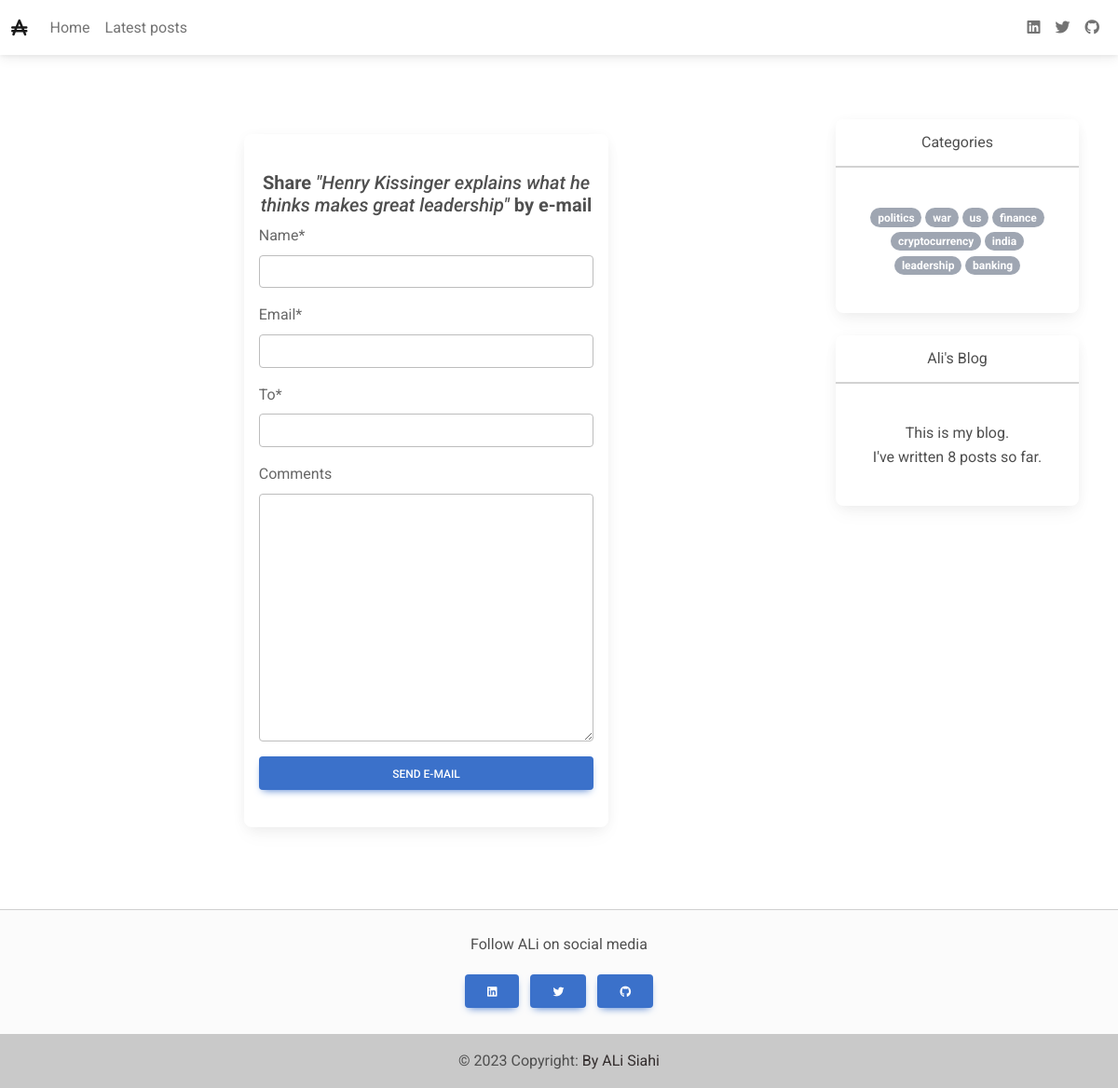
/3/share/, run on the app's committed database.
### blog/models.py (models this page shows, shortened)
class Post(models.Model):
    class Status(models.TextChoices):
        DRAFT = 'DF', 'Draft'
        PUBLISHED = 'PB', 'Published'
    title = models.CharField(max_length=250)
    slug = models.SlugField(max_length=250)
    author = models.ForeignKey(User, on_delete=models.CASCADE, related_name='blog_posts')
    body = models.TextField()
    publish = models.DateTimeField(default=timezone.now)
    created = models.DateTimeField(auto_now_add=True)
    updated = models.DateTimeField(auto_now=True)
    status = models.CharField(max_length=2, choices=Status.choices, default=Status.DRAFT)
    cover = models.ImageField(upload_to='images/', default='images/ph.png')
    objects = models.Manager()
    published = PublishedManager()
    tags = TaggableManager()
    class Meta:
        ordering = ['-publish']
        indexes = [
            models.Index(fields=['-publish']),
        ]

### blog/views.py (the view)
# urls.py: path('<int:post_id>/share/', views.post_share, name='post_share'),
def post_share(request, post_id):
    tagzzz = Tag.objects.all()
    post = get_object_or_404(Post, id=post_id, status=Post.Status.PUBLISHED)
    if request.method == 'POST':
        form = EmailPostForm(request.POST)
        if form.is_valid():
            cd = form.cleaned_data
            post_url = request.build_absolute_uri(post.get_absolute_url())
            subject = f"{cd['name']} recommends you read " f"{post.title}"
            message = f"Read {post.title} at {post_url}\n\n" f"{cd['name']}\'s comments: {cd['comments']}"
            send_mail(subject, message, 'your_account@gmail.com', [cd['to']])
            sent = True
            messages.success(request, "Email was successfully sent to {}".format(cd['to']), 'success')
            return redirect(post.get_absolute_url())
    else:
        form = EmailPostForm()
    return render(request, 'blog/post/share.html', {'post': post, 'form': form, 'tagzzz':tagzzz})

### blog/forms.py
class EmailPostForm(forms.Form):
    name = forms.CharField(max_length=25, widget=forms.TextInput(attrs={"class":"form-control"}))
    email = forms.EmailField(widget=forms.EmailInput(attrs={"class":"form-control"}))
    to = forms.EmailField(widget=forms.EmailInput(attrs={"class":"form-control"}))
    comments = forms.CharField(required=False, widget=forms.Textarea(attrs={"class":"form-control"}))

### blog/models.py (called while the page is built)
    def get_queryset(self):
        return super().get_queryset().filter(status=Post.Status.PUBLISHED)

### blog/templatetags/blog_tags.py (called while the page is built)
@register.simple_tag
def total_posts():
    return Post.published.count()

### blog/templates/blog/post/share.html (shortened to what this page needs)
{% extends "blog/base.html" %}
{% load crispy_forms_tags %}
{% block content %}
<div class="d-flex align-items-center h-100">
    <div class="container">
        <div class="row justify-content-center">
            <div class="col-12 col-md-8 col-lg-6">
                <form method="post" class="card p-3 my-3">
                    <h5 class="text-center mt-4"><strong>Share</strong> <i>"{{ post.title }}"</i> <strong>by e-mail</strong></h5>
                    {{ form|crispy }}
                    <button type="submit" class="btn btn-primary btn-block mb-4">Send E-mail</button>
                </form>
            </div>
        </div>
    </div>
</div>
{% endblock %}

### blog/templates/blog/base.html (shortened to what this page needs)
{% load blog_tags %}
<!DOCTYPE html>
<html lang="en">
<head>
    <link
    href="https://cdnjs.cloudflare.com/ajax/libs/font-awesome/6.0.0/css/all.min.css"
    rel="stylesheet"
    />
    <link
    href="https://cdnjs.cloudflare.com/ajax/libs/mdb-ui-kit/6.3.0/mdb.min.css"
    rel="stylesheet"
    />
</head>
<body>
  <header class="mb-10">
    <nav class="navbar navbar-expand-lg navbar-light bg-white fixed-top">
      <div class="container-fluid">
        <a class="navbar-brand" target="_blank" href="{% url "blog:post_list" %}">
          <i class="fas fa-austral-sign" height="16" alt="" loading="lazy"></i>
        </a>
        <div class="collapse navbar-collapse" id="navbarExample01">
          <ul class="navbar-nav me-auto mb-2 mb-lg-0">
            <li class="nav-item active">
              <a class="nav-link" aria-current="page" href="{% url "blog:home" %}">Home</a>
            </li>
            <li class="nav-item">
              <a class="nav-link" href="{% url "blog:post_list" %}">Latest posts</a>
            </li>
          </ul>
          <ul class="navbar-nav d-flex flex-row">
            <li class="nav-item me-3 me-lg-0">
              <a class="nav-link" href="https://www.linkedin.com/in/ali--siahi/" rel="nofollow" target="_blank">
                <i class="fab fa-linkedin"></i>
              </a>
            </li>
            <li class="nav-item me-3 me-lg-0">
              <a class="nav-link" href="https://alisiahi.github.io/" rel="nofollow" target="_blank">
                <i class="fab fa-twitter"></i>
              </a>
            </li>
            <li class="nav-item me-3 me-lg-0">
              <a class="nav-link" href="https://github.com/alisiahi" rel="nofollow" target="_blank">
                <i class="fab fa-github"></i>
              </a>
            </li>
          </ul>
        </div>
      </div>
    </nav>
  </header>
  <main class="my-5">
    <div class="container">
      <div class="row">
        <div class="col-md-9 mb-4">
          <section>
            {% block content %}
            {% endblock content %}
          </section>
        </div>
        <div class="col-md-3 mb-4">
          <section class="sticky-top" style="top: 100px;">
            <section class="text-center mb-4">
              <div class="card bg-White mb-3">
                <div class="card-header">Categories</div>
                <div class="card-body">
                  <p class="card-text">
                    <p class="tags">
                      {% for tag in tagzzz %}
                        <a href="{% url "blog:post_list_by_tag" tag.slug %}" class="badge rounded-pill bg-secondary">{{ tag.name }}</a>
                      {% endfor %}
                    </p>
                  </p>
                </div>
              </div>
           </section>
            <section class="text-center mb-4">
              <div class="card bg-White mb-3">
                <div class="card-header">Ali's Blog</div>
                <div class="card-body">
                  <p class="card-text">
                    <p class="tags">
                      This is my blog. <br>
                      I've written {% total_posts %} posts so far.
                    </p>
                </div>
              </div>
           </section>
          </section>
        </div>
      </div>
    </div>
  </main>
  <footer class="bg-light text-lg-start">
    <hr class="m-0" />
    <div class="text-center py-4 align-items-center">
      <p>Follow ALi on social media</p>
      <a href="https://www.linkedin.com/in/ali--siahi/" class="btn btn-primary m-1" role="button" rel="nofollow">
        <i class="fab fa-linkedin"></i>
      </a>
      <a href="https://alisiahi.github.io/" class="btn btn-primary m-1" role="button" rel="nofollow">
        <i class="fab fa-twitter"></i>
      </a>
      <a href="https://github.com/alisiahi" class="btn btn-primary m-1" role="button" rel="nofollow">
        <i class="fab fa-github"></i>
      </a>
    </div>
    <div class="text-center p-3" style="background-color: rgba(0, 0, 0, 0.2);">
      © 2023 Copyright:
      <a class="text-dark" href="#">By ALi Siahi</a>
    </div>
  </footer>
</body>
</html>

### data on the page
Post: title "Henry Kissinger explains what he thinks makes great leadership"
Tag: name "politics"
Tag: name "war"
Tag: name "us"
Tag: name "finance"
Tag: name "cryptocurrency"
Tag: name "india"
Tag: name "leadership"
Tag: name "banking"
